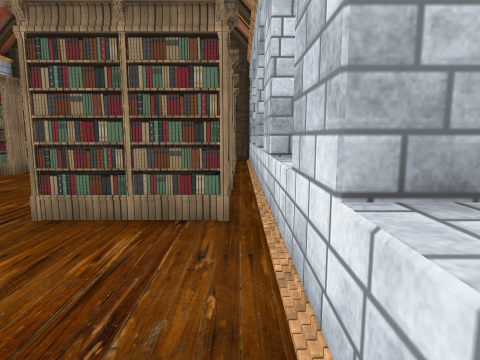
[1] (above)

17 first-person views from a walk through a scene from a Unity 3-D project. The camera is 1.5 m above the floor, tilts 8° down and sees 75° across. The floor is counted in squares, 1 m on a side. Each view is taken from the middle of a square. On the plan, view 1 faces up. The plan holds only what a view shows up to about 15 squares ahead; the rest is blank. The place goes on beyond the plan. Door leaves are left out, so doorways stand open. Some surface patterns are stand-ins.

[2]
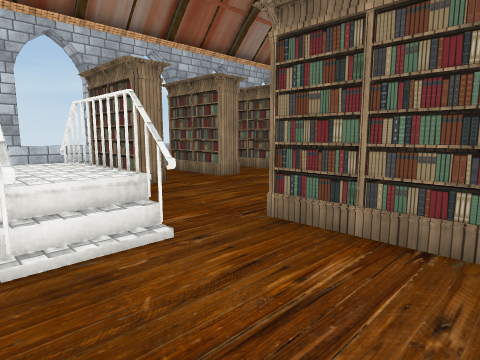

[3]
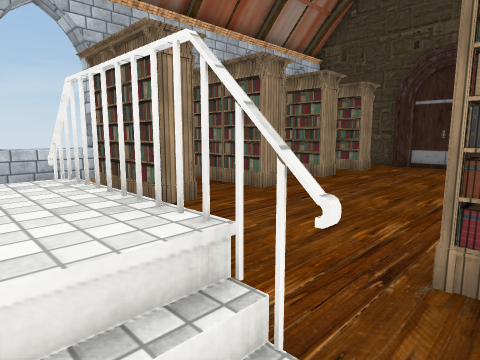

[4]
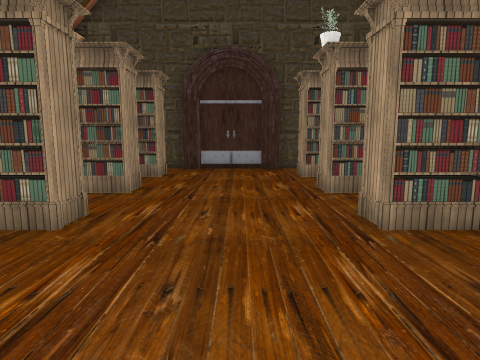

[5]
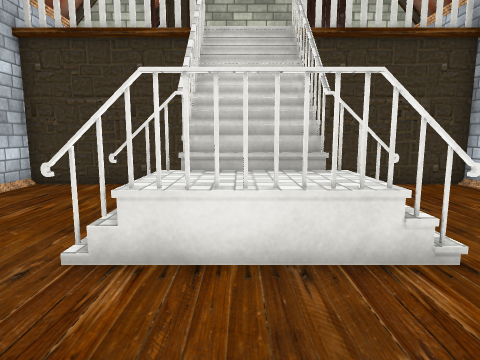

[6]
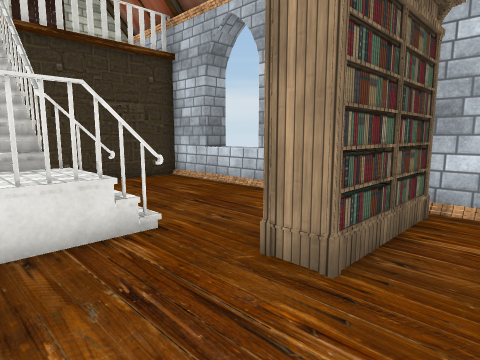

[7]
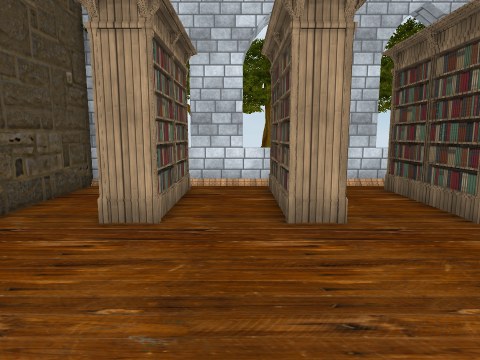

[8]
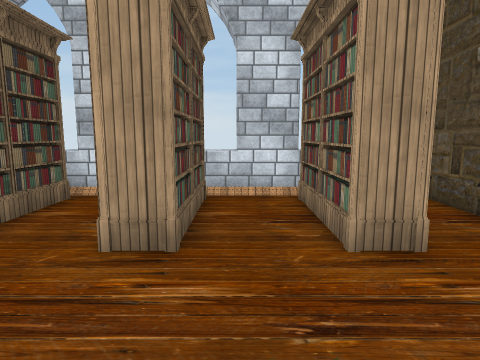

[9]
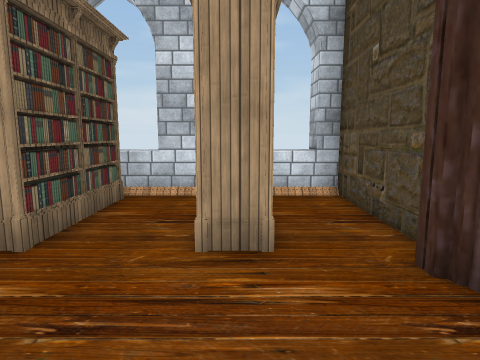

[10]
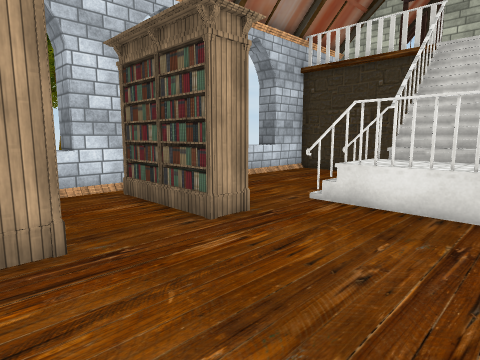

[11]
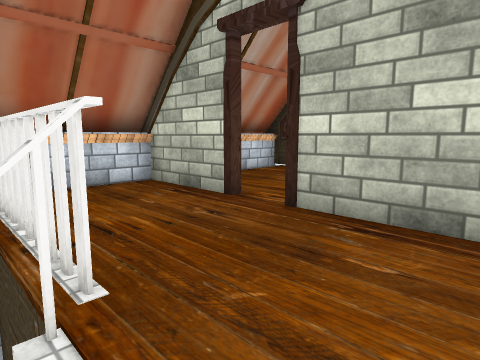

[12]
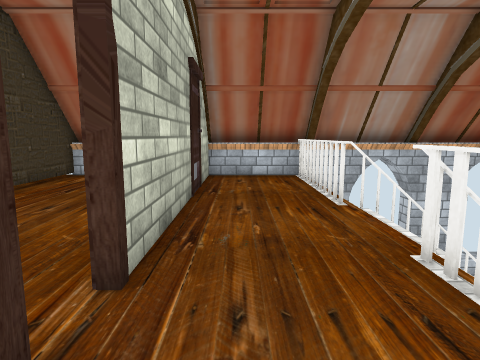

[13]
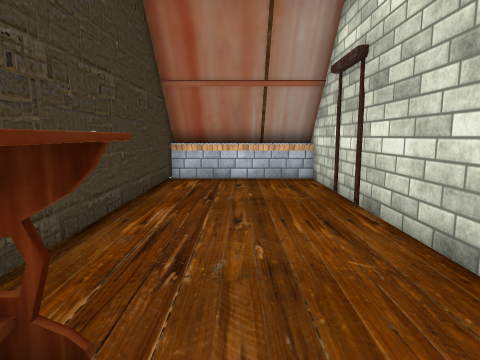

[14]
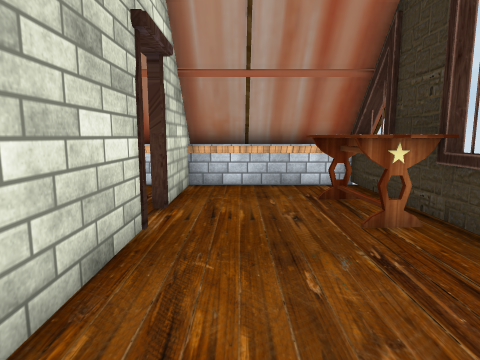

[15]
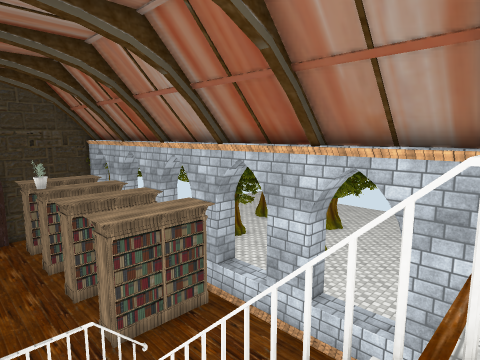

[16]
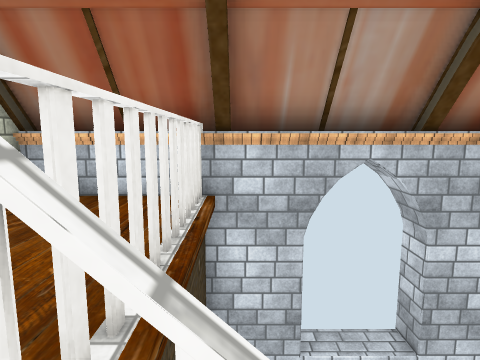

[17]
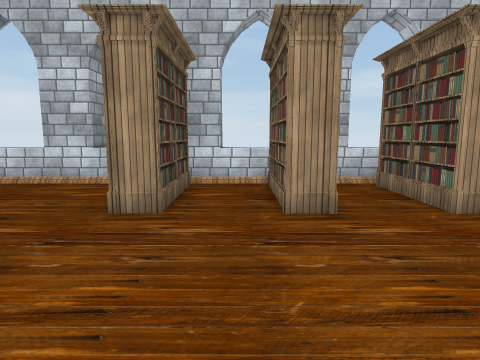

### Floor plan
Key: @ floor where view 1 was taken; # wall or solid block; . main floor; : floor 0.25 m higher than the main floor; + floor 1 m higher than the main floor; * floor 4.5 m higher than the main floor; / step, stairs or slope; D open door; ^ raised ledge; v drop or lower ground; B bookshelf.
Columns run from 14 left of view 1 to 2 right of it. Each row starts with its distance up from view 1.
 19  ###############
 18 ^#...... ##....#
 17 ^^...........
 16  ^BBBB....BBBBB^
 15  #.............#
 14 ^#.............#
 13 ^^BBBB....BBBBB^
 12 ^^BBBB.....BBB.^
 11  #.............#
 10  #BBBB.....BBB.#
  9 ^^BBBB....BBBBB^
  8 ^^.............^
  7 ##.............##
  6 ##BBBB....BBBBB##
  5 ^^.............^
  4 ^^.............^
  3 ##...######....#
  2 ##...//+++/....##
  1 ^^... .//#.....^
  0 ^^...  //v ...@^:
 -1 ##...  //v ....##
 -2  #...  //#  ...#
 -3  ######**#######
 -4  #*************#
 -5  #*************#
 -6  #########DD####
 -7  #*************#
 -8  #*************#
 -9  #*************#
-10  #********^^^^*#
-11  #*******#^^^^##
-12  ##########  ###

Where each view was taken, in squares from view 1:
view 1: 0 up, 0 right, facing up
view 2: 1 up, 0 right, facing up-left
view 3: 2 up, 3 left, facing up-left
view 4: 4 up, 6 left, facing up
view 5: 7 up, 6 left, facing down
view 6: 8 up, 6 left, facing down-left
view 7: 14 up, 9 left, facing right
view 8: 14 up, 5 left, facing left
view 9: 16 up, 5 left, facing left
view 10: 10 up, 8 left, facing down-right
view 11: 2 down, 7 left, facing down-right
view 12: 5 down, 1 left, facing left
view 13: 9 down, 2 left, facing left
view 14: 8 down, 9 left, facing right
view 15: 3 down, 7 left, facing up-right
view 16: 2 down, 7 left, facing left
view 17: 8 up, 3 left, facing left
